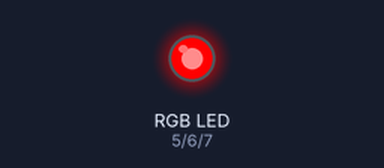
The sketch below on a simulated Arduino Uno, built with avr-gcc and run on an emulated ATmega328P. Shown: an RGB LED mixed from three pins (HIGH = lit).

Above: at 0.5 s.
At 1.5 s:
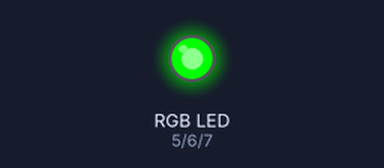
At 5.5 s:
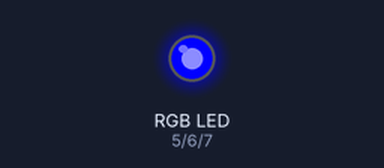
Timing chart, 0 to 6.9 s (numbered marks = the images above):
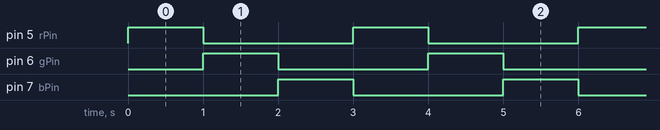

Measured:
- by itself, pin 5 (rPin), pin 6 (gPin), pin 7 (bPin): alternates HIGH for 1.0 s and LOW for 2.0 s
- by itself, everything shown: repeats every 3.0 s, in 4 steps

The sketch:

RGBLED.ino
```cpp
int rPin = 5;
int gPin = 6;
int bPin = 7;

void setup() {
  pinMode(rPin,OUTPUT);
  pinMode(gPin,OUTPUT);
  pinMode(bPin,OUTPUT);

}

void loop() {

  analogWrite(rPin,255);
  delay(1000);
  analogWrite(rPin,0);
  analogWrite(gPin,255);
  delay(1000);
  analogWrite(gPin,0);
  analogWrite(bPin,255);
  delay(1000);
  analogWrite(bPin,0);
}
```
